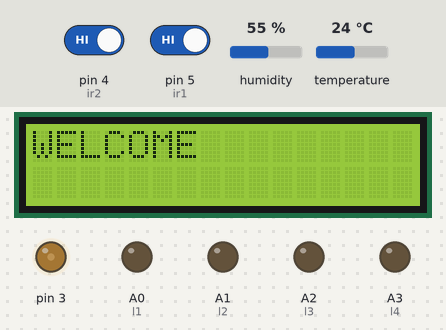
Simulated run of this sketch. Board: Arduino Uno, built with avr-gcc and run on an emulated ATmega328P. Shown: 16×2 character LCD, output pins drawn as LEDs (lit = HIGH). Inputs (shaded band) come from the test bench; at power-on: pin 5 (ir1) HIGH, humidity 55 %, temperature 24 °C, pin 4 (ir2) HIGH. What the sketch prints to the serial monitor is not drawn.

Above: at 1.2 s.
1.3 s: pin 5 (ir1) driven LOW
At 2.5 s:
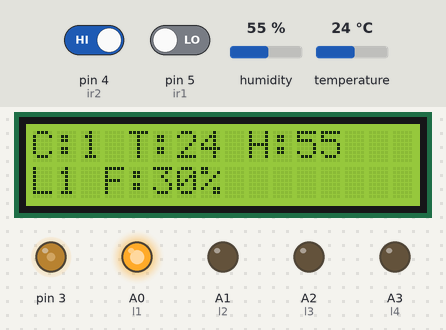
4.3 s: humidity set to 22 %
At 6.4 s:
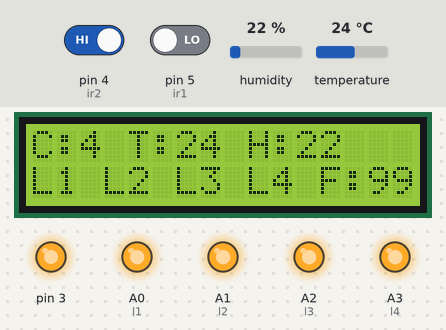
7.3 s: temperature set to 12 °C
At 10.0 s:
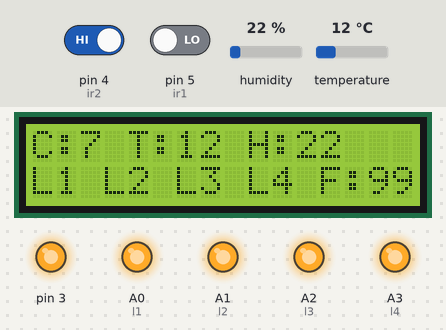
10.3 s: pin 4 (ir2) driven LOW
At 10.84 s:
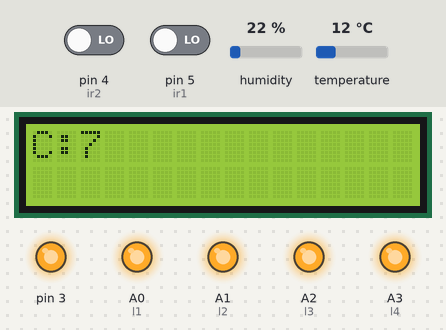
13.3 s: pin 4 (ir2) driven HIGH
At 14.3 s:
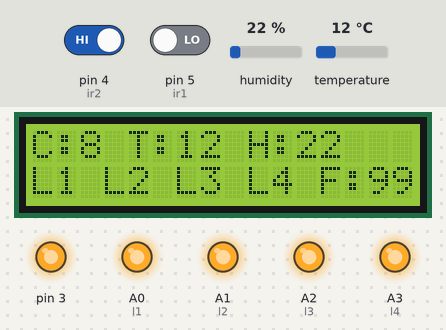
16.3 s: humidity set to 40 %
At 18.5 s:
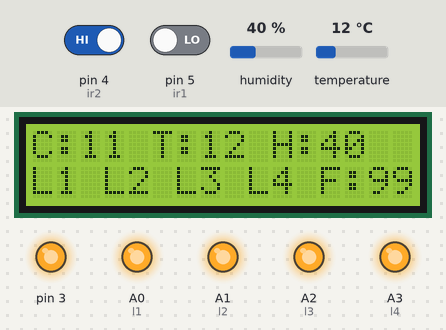
Timing chart, 0 to 20.0 s (numbered marks = the images above; inputs shaded):
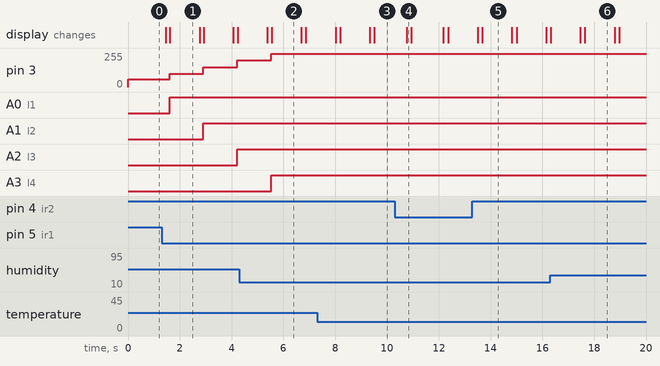

Measured:
- after the input at 1.3 s, pin 3: 60/255 → 100/255 after 0.30 s, → 150/255 1.3 s later, → 200/255 1.3 s later; A0 (l1): LOW → HIGH after 0.30 s; A1 (l2): LOW → HIGH after 1.6 s; A2 (l3): LOW → HIGH after 2.9 s; the display: first changes after 0.15 s (image 1 shows a later state)
- after the input at 13.3 s, the display: first changes after 0.20 s (image 5 shows a later state)
- what the display in image 1 shows lasts 1.2 s, from 1.6 s to 2.8 s

The sketch:

light.ino
```cpp
#include <LiquidCrystal.h>
const int rs = 13, en = 12, d4 = 11, d5 = 10, d6 = 9, d7 = 8;
LiquidCrystal lcd(rs, en, d4, d5, d6, d7);
int ir1=5;
int ir2=4;

int count=0;
#include <SimpleDHT.h>
int pinDHT11 = 2;
SimpleDHT11 dht11(pinDHT11);

int l1=A0;
int l2=A1;
int l3=A2;
int l4=A3;
void setup()
{
  pinMode(l1,OUTPUT);pinMode(l2,OUTPUT);pinMode(l3,OUTPUT);pinMode(l4,OUTPUT);
  digitalWrite(l1,LOW);digitalWrite(l2,LOW);digitalWrite(l3,LOW);digitalWrite(l4,LOW);
  pinMode(ir1,INPUT);pinMode(ir2,INPUT);
  analogWrite(3,60);Serial.begin(9600);
  lcd.begin(16, 2);
  lcd.print("WELCOME");
}

void loop()
{
 int ir1val=digitalRead(ir1);delay(10);
 int ir2val=digitalRead(ir2);delay(10);
 if(ir1val==LOW)
 {
 count=count+1;delay(100);
 }
 if(ir2val==LOW)
 {
 count=count-1;
 if(count<0)
  count=0;
 delay(100);
 }

 if(ir1val==LOW || ir2val==LOW)
 {
 lcd.clear();lcd.setCursor(0,0);lcd.print("C:");lcd.print(count);
 // read without samples.
  byte temperature = 0;
  byte humidity = 0;
  int err = SimpleDHTErrSuccess;
  if ((err = dht11.read(&temperature, &humidity, NULL)) != SimpleDHTErrSuccess)
  {
   // Serial.print("Read DHT11 failed, err="); Serial.print(SimpleDHTErrCode(err));
   // Serial.print(","); Serial.println(SimpleDHTErrDuration(err)); delay(1000);
    return;
  }
  int temp=((int)temperature);
  int hum=((int)humidity);delay(150);
lcd.print(" T:");lcd.print(temp);lcd.print(" H:");lcd.print(hum);  lcd.print("   ");
String iot="Count:"+String(count)+" Temp:"+String(temp)+" Hum:"+String(hum);
if(count==0)
{
digitalWrite(l1,LOW);digitalWrite(l2,LOW);digitalWrite(l3,LOW);digitalWrite(l4,LOW);
analogWrite(3,0);
lcd.setCursor(0,1);lcd.print("ALL LOADS OFF");
iot=iot+" ALL LOADS OFF";delay(10);
}
if(count==1)
{
digitalWrite(l1,HIGH);digitalWrite(l2,LOW);digitalWrite(l3,LOW);digitalWrite(l4,LOW);
analogWrite(3,100);
lcd.setCursor(0,1);lcd.print("L1 F:30%");
iot=iot+" L1 F:30% ON";delay(10);
}
if(count==2)
{
digitalWrite(l1,HIGH);digitalWrite(l2,HIGH);digitalWrite(l3,LOW);digitalWrite(l4,LOW);
analogWrite(3,150);
lcd.setCursor(0,1);lcd.print("L1 L2 F:60%");
iot=iot+" L1 L2 F:60% ON";delay(10);
}
if(count==3)
{
digitalWrite(l1,HIGH);digitalWrite(l2,HIGH);digitalWrite(l3,HIGH);digitalWrite(l4,LOW);
analogWrite(3,200);
lcd.setCursor(0,1);lcd.print("L1 L2 L3 F:80%");
iot=iot+" L1 L2 L3 F:80% ON";delay(10);
}
if(count>=4)
{
digitalWrite(l1,HIGH);digitalWrite(l2,HIGH);digitalWrite(l3,HIGH);digitalWrite(l4,HIGH);
analogWrite(3,250);
lcd.setCursor(0,1);lcd.print("L1 L2 L3 L4 F:99%");
iot=iot+" L1 L2 L3 L4 F:99% ON";delay(10);
}
if(count>=5)
{
iot="Count:"+String(count)+" Temp:"+String(temp)+" Hum:"+String(hum)+" L1 L2 L3 L4 F:99% ON";delay(10);
}
Serial.print(iot);delay(1000);

 }
}
```
